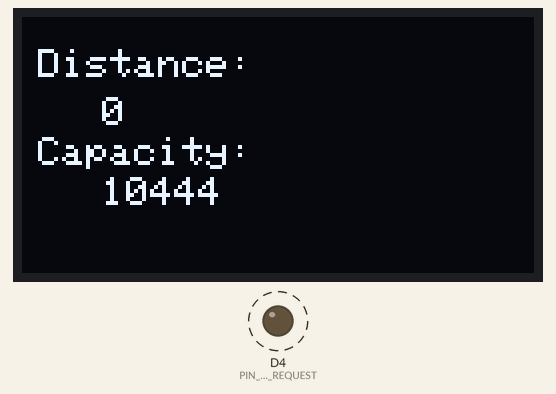
The sketch below on a simulated ESP8266 (Wemos D1 mini). Shown: 128×64 one-colour display, output pins drawn as LEDs (lit = HIGH). Dashed ring = blinking.

Above: at 2.4 s.
Timing chart, 0 to 130.0 s (numbered marks = the images above):
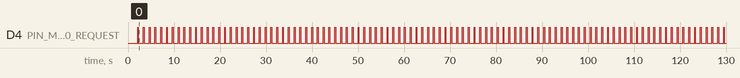

The sketch:

mb7060_tester_ESP8266.ino
```cpp
/* mb7060_tester_ESP8266.ino
 * weigu.lu
 * Test ultrasonic sensor MB7060 from MaxBotix
 * serial 8N1 9600bit/s
 * Wemos D1 mini pro with OLED shield
 * Wemos GPIO 2 (D4) to Pin 4 (Rx) MB7060
 * Wemos GPIO 3 (RX) to Pin 5 (Tx) MB7060
 */

#include <Adafruit_GFX.h>
#include <Adafruit_SSD1306_Wemos_OLED.h>

#define OLED_RESET -1
Adafruit_SSD1306 display(OLED_RESET); // Create display object

const byte PIN_MB7060_REQUEST = D4; // GPIO 2 of D1 mini pro (also LED)

void setup() {
  Serial.begin(9600, SERIAL_8N1, SERIAL_FULL, 1, true);  // init serial (true = invert)
  pinMode(PIN_MB7060_REQUEST, OUTPUT);                   // init request_pin();
  init_display();
  delay(2000);
}

void loop() {
  display_distance_and_capacity();
  delay(1000);
}

void init_display() {
  display.begin(SSD1306_SWITCHCAPVCC, 0x3C);
  display.clearDisplay();
  display.setTextSize(1);
  display.setTextColor(WHITE);
  display.setCursor(4, 8);
  display.println("Distance: ");
  display.display();
}

unsigned int get_distance_mb7060_cm(byte data_req_pin) {
  String MB7060_data;
  char mb7060_data[6];
  unsigned int byte_counter = 0, distance_cm = 0;
  bool valid_data = true;
  digitalWrite(data_req_pin,LOW);         // Request serial data Off
  delay(10);
  digitalWrite(data_req_pin,HIGH);        // Request serial data On
  while (Serial.available() > 0) {        // Clear the buffer!
    Serial.read();
  }
  delay(200);                             // Wait for the message
  while ((Serial.available()) && (byte_counter < 5)) {
    mb7060_data[byte_counter] = Serial.read();
    if (mb7060_data[0] != 'R') {          // wrong data, clear buffer, get out
      distance_cm = 0;
      while (Serial.available() > 0) {
        Serial.read();
      }
      return 0;
    }
    byte_counter++;
  }
  for (byte i = 0; i<4; i++) {            // ignore carriage return
    valid_data = valid_data && isAlphaNumeric(mb7060_data[i]);
  }
  if (valid_data) {
    MB7060_data = String(mb7060_data);
    MB7060_data = MB7060_data.substring(1,4);
    distance_cm = MB7060_data.toInt();
  }
  digitalWrite(data_req_pin,LOW);         // Request serial data Off
  return (distance_cm);
}

void display_distance_and_capacity() {
  // inner diameter: 2,55m height about 2m, A = 5,107m²,
  unsigned int distance_cm, capacity_l;
  distance_cm = get_distance_mb7060_cm(PIN_MB7060_REQUEST);
  capacity_l = int(round(((201+3.5)-float(distance_cm))*51.07));
  display.clearDisplay();
  display.display();
  display.setCursor(4, 8);
  display.println("Distance: ");
  display.setCursor(20, 20);
  display.println(distance_cm);
  display.setCursor(4, 30);
  display.println("Capacity: ");
  display.setCursor(20, 40);
  display.println(capacity_l);
  display.display();
}
```

Measured:
- by itself, D4 (PIN_MB7060_REQUEST): alternates HIGH for 0.20 s and LOW for 1.1 s
